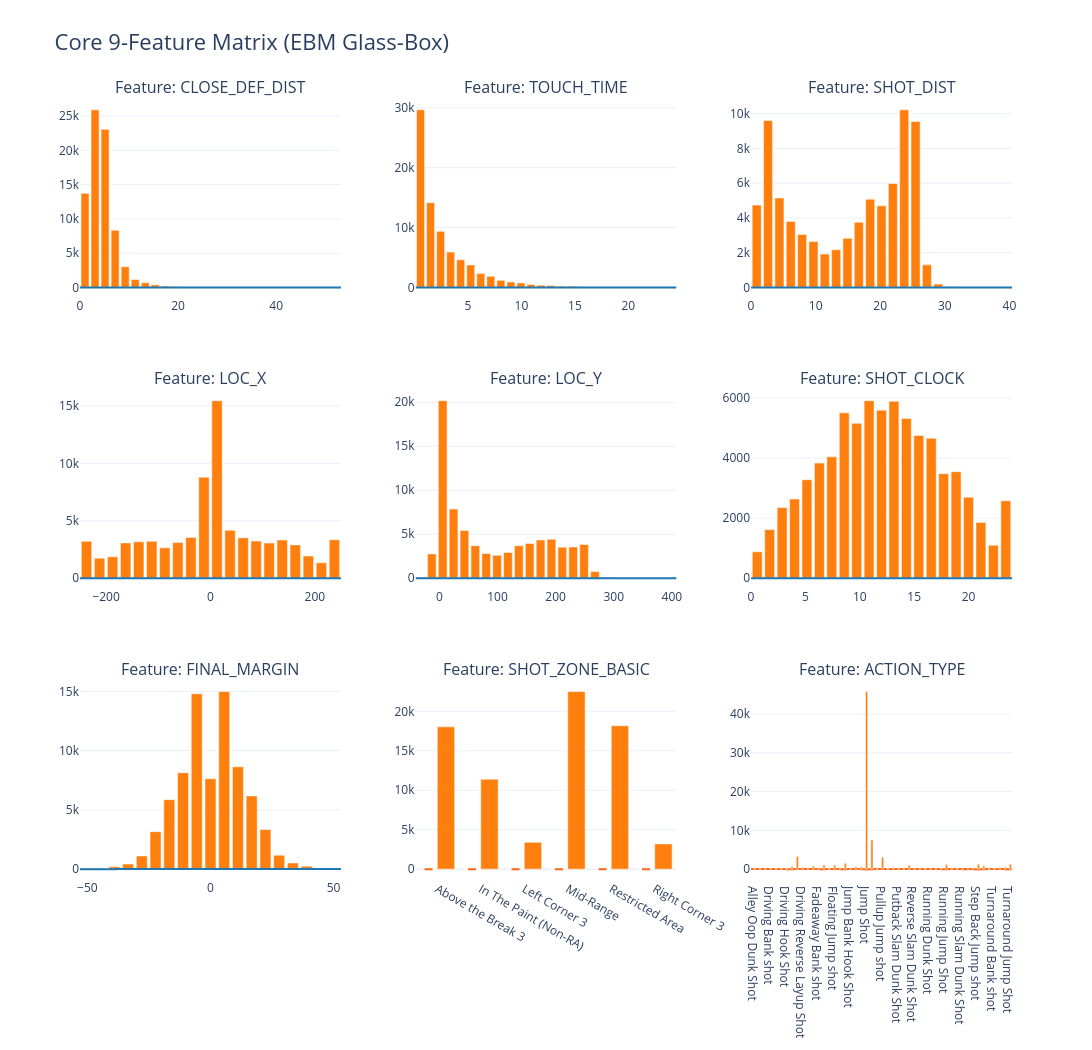

Write notebook code for a chart like this one.
### Code cell
from plotly.subplots import make_subplots
import plotly.graph_objects as go

my_selected_features = [
    'CLOSE_DEF_DIST', 'TOUCH_TIME',      'SHOT_DIST',
    'LOC_X',          'LOC_Y',           'SHOT_CLOCK',           
    'FINAL_MARGIN',   'SHOT_ZONE_BASIC', 'ACTION_TYPE'
]

rows, cols = 3, 3
fig_matrix = make_subplots(
    rows=rows, 
    cols=cols,
    subplot_titles=[f"Feature: {feat}" for feat in my_selected_features],
    horizontal_spacing=0.08,
    vertical_spacing=0.12
)

for idx, target_feat in enumerate(my_selected_features):
    current_row = (idx // cols) + 1
    current_col = (idx % cols) + 1
    
    try:
        feat_idx = feature_cols.index(target_feat)
        single_fig = ebm_global.visualize(feat_idx)
        
        for trace in single_fig.data:
            fig_matrix.add_trace(trace, row=current_row, col=current_col)
            
    except ValueError:
        print(f"Error: '{target_feat}' spelling does not match anything in feature_cols.")

fig_matrix.update_layout(
    title_text="Core 9-Feature Matrix (EBM Glass-Box)",
    title_font=dict(size=22),
    height=1050,
    width=1350,
    showlegend=False,
    template="plotly_white"
)

fig_matrix.show()

### Figure 1 — Plotly figure (JSON) as saved in the notebook; plotly's stock layout.template omitted (floating-point values rounded to 4 significant figures; data arrays with more than 128 entries replaced by an {"elided": "..."} marker saying what was removed)
{"data": [{"line": {"shape": "hv", "width": 0}, "marker": {"color": "#444"}, "mode": "lines", "name": "Lower Bound", "type": "scatter", "x": {"elided": "193 float values"}, "xaxis": "x", "y": {"elided": "193 float values"}, "yaxis": "y"}, {"fill": "tonexty", "fillcolor": "rgba(68, 68, 68, 0.15)", "line": {"color": "rgb(31, 119, 180)", "shape": "hv"}, "mode": "lines", "name": "Main", "type": "scatter", "x": {"elided": "193 float values"}, "xaxis": "x", "y": {"elided": "193 float values"}, "yaxis": "y"}, {"fill": "tonexty", "fillcolor": "rgba(68, 68, 68, 0.15)", "line": {"shape": "hv", "width": 0}, "marker": {"color": "#444"}, "mode": "lines", "name": "Upper Bound", "type": "scatter", "x": {"elided": "193 float values"}, "xaxis": "x", "y": {"elided": "193 float values"}, "yaxis": "y"}, {"hovertemplate": "(%{hovertext}): %{y}", "hovertext": ["0 - 2.05", "2.05 - 4.09", "4.09 - 6.14", "6.14 - 8.18", "8.18 - 10.2", "10.2 - 12.3", "12.3 - 14.3", "14.3 - 16.4", "16.4 - 18.4", "18.4 - 20.5", "20.5 - 22.5", "22.5 - 24.6", "24.6 - 26.6", "26.6 - 28.6", "28.6 - 30.7", "30.7 - 32.7", "32.7 - 34.8", "34.8 - 36.8", "36.8 - 38.9", "38.9 - 40.9", "40.9 - 43", "43 - 45", "45 - 47.1", "47.1 - 49.1", "49.1 - 51.2", "51.2 - 53.2"], "marker": {"color": "#ff7f0e"}, "name": "Distribution", "type": "bar", "x": [1.023, 3.069, 5.115, 7.162, 9.208, 11.25, 13.3, 15.35, 17.39, 19.44, 21.48, 23.53, 25.58, 27.62, 29.67, 31.72, 33.76, 35.81, 37.85, 39.9, 41.95, 43.99, 46.04, 48.08, 50.13, 52.18], "xaxis": "x", "y": [13741, 25904, 23068, 8347, 3021, 1172, 690, 391, 212, 91, 31, 13, 4, 4, 5, 3, 2, 4, 0, 1, 2, 2, 0, 2, 1, 2], "yaxis": "y"}, {"line": {"shape": "hv", "width": 0}, "marker": {"color": "#444"}, "mode": "lines", "name": "Lower Bound", "type": "scatter", "x": {"elided": "189 float values"}, "xaxis": "x2", "y": {"elided": "189 float values"}, "yaxis": "y2"}, {"fill": "tonexty", "fillcolor": "rgba(68, 68, 68, 0.15)", "line": {"color": "rgb(31, 119, 180)", "shape": "hv"}, "mode": "lines", "name": "Main", "type": "scatter", "x": {"elided": "189 float values"}, "xaxis": "x2", "y": {"elided": "189 float values"}, "yaxis": "y2"}, {"fill": "tonexty", "fillcolor": "rgba(68, 68, 68, 0.15)", "line": {"shape": "hv", "width": 0}, "marker": {"color": "#444"}, "mode": "lines", "name": "Upper Bound", "type": "scatter", "x": {"elided": "189 float values"}, "xaxis": "x2", "y": {"elided": "189 float values"}, "yaxis": "y2"}, {"hovertemplate": "(%{hovertext}): %{y}", "hovertext": ["0.1 - 1.04", "1.04 - 1.98", "1.98 - 2.92", "2.92 - 3.85", "3.85 - 4.79", "4.79 - 5.73", "5.73 - 6.67", "6.67 - 7.61", "7.61 - 8.55", "8.55 - 9.48", "9.48 - 10.4", "10.4 - 11.4", "11.4 - 12.3", "12.3 - 13.2", "13.2 - 14.2", "14.2 - 15.1", "15.1 - 16.1", "16.1 - 17", "17 - 17.9", "17.9 - 18.9", "18.9 - 19.8", "19.8 - 20.7", "20.7 - 21.7", "21.7 - 22.6", "22.6 - 23.6", "23.6 - 24.5"], "marker": {"color": "#ff7f0e"}, "name": "Distribution", "type": "bar", "x": [0.5692, 1.508, 2.446, 3.385, 4.323, 5.262, 6.2, 7.138, 8.077, 9.015, 9.954, 10.89, 11.83, 12.77, 13.71, 14.65, 15.58, 16.52, 17.46, 18.4, 19.34, 20.28, 21.22, 22.15, 23.09, 24.03], "xaxis": "x2", "y": [29645, 14158, 9368, 5905, 4614, 3763, 2313, 1858, 1193, 919, 762, 511, 381, 315, 208, 189, 130, 83, 100, 79, 76, 62, 30, 36, 10, 5], "yaxis": "y2"}, {"line": {"shape": "hv", "width": 0}, "marker": {"color": "#444"}, "mode": "lines", "name": "Lower Bound", "type": "scatter", "x": {"elided": "301 float values"}, "xaxis": "x3", "y": {"elided": "301 float values"}, "yaxis": "y3"}, {"fill": "tonexty", "fillcolor": "rgba(68, 68, 68, 0.15)", "line": {"color": "rgb(31, 119, 180)", "shape": "hv"}, "mode": "lines", "name": "Main", "type": "scatter", "x": {"elided": "301 float values"}, "xaxis": "x3", "y": {"elided": "301 float values"}, "yaxis": "y3"}, {"fill": "tonexty", "fillcolor": "rgba(68, 68, 68, 0.15)", "line": {"shape": "hv", "width": 0}, "marker": {"color": "#444"}, "mode": "lines", "name": "Upper Bound", "type": "scatter", "x": {"elided": "301 float values"}, "xaxis": "x3", "y": {"elided": "301 float values"}, "yaxis": "y3"}, {"hovertemplate": "(%{hovertext}): %{y}", "hovertext": ["0 - 1.76", "1.76 - 3.51", "3.51 - 5.27", "5.27 - 7.03", "7.03 - 8.78", "8.78 - 10.5", "10.5 - 12.3", "12.3 - 14.1", "14.1 - 15.8", "15.8 - 17.6", "17.6 - 19.3", "19.3 - 21.1", "21.1 - 22.8", "22.8 - 24.6", "24.6 - 26.3", "26.3 - 28.1", "28.1 - 29.9", "29.9 - 31.6", "31.6 - 33.4", "33.4 - 35.1", "35.1 - 36.9", "36.9 - 38.6", "38.6 - 40.4"], "marker": {"color": "#ff7f0e"}, "name": "Distribution", "type": "bar", "x": [0.8783, 2.635, 4.391, 6.148, 7.904, 9.661, 11.42, 13.17, 14.93, 16.69, 18.44, 20.2, 21.96, 23.71, 25.47, 27.23, 28.98, 30.74, 32.5, 34.25, 36.01, 37.77, 39.52], "xaxis": "x3", "y": [4738, 9601, 5152, 3797, 3052, 2637, 1919, 2165, 2829, 3755, 5081, 4695, 5983, 10216, 9544, 1300, 193, 36, 6, 6, 3, 2, 3], "yaxis": "y3"}, {"line": {"shape": "hv", "width": 0}, "marker": {"color": "#444"}, "mode": "lines", "name": "Lower Bound", "type": "scatter", "x": {"elided": "412 float values"}, "xaxis": "x4", "y": {"elided": "412 float values"}, "yaxis": "y4"}, {"fill": "tonexty", "fillcolor": "rgba(68, 68, 68, 0.15)", "line": {"color": "rgb(31, 119, 180)", "shape": "hv"}, "mode": "lines", "name": "Main", "type": "scatter", "x": {"elided": "412 float values"}, "xaxis": "x4", "y": {"elided": "412 float values"}, "yaxis": "y4"}, {"fill": "tonexty", "fillcolor": "rgba(68, 68, 68, 0.15)", "line": {"shape": "hv", "width": 0}, "marker": {"color": "#444"}, "mode": "lines", "name": "Upper Bound", "type": "scatter", "x": {"elided": "412 float values"}, "xaxis": "x4", "y": {"elided": "412 float values"}, "yaxis": "y4"}, {"hovertemplate": "(%{hovertext}): %{y}", "hovertext": ["-250 - -225", "-225 - -200", "-200 - -175", "-175 - -150", "-150 - -125", "-125 - -100", "-100 - -75", "-75 - -50", "-50 - -25", "-25 - 0", "0 - 25", "25 - 50", "50 - 75", "75 - 100", "100 - 125", "125 - 150", "150 - 175", "175 - 200", "200 - 225", "225 - 250"], "marker": {"color": "#ff7f0e"}, "name": "Distribution", "type": "bar", "x": [-237.5, -212.5, -187.5, -162.5, -137.5, -112.5, -87.5, -62.5, -37.5, -12.5, 12.5, 37.5, 62.5, 87.5, 112.5, 137.5, 162.5, 187.5, 212.5, 237.5], "xaxis": "x4", "y": [3220, 1750, 1864, 3080, 3168, 3213, 2647, 3107, 3551, 8792, 15446, 4177, 3522, 3243, 3064, 3328, 2905, 1937, 1348, 3351], "yaxis": "y4"}, {"line": {"shape": "hv", "width": 0}, "marker": {"color": "#444"}, "mode": "lines", "name": "Lower Bound", "type": "scatter", "x": {"elided": "275 float values"}, "xaxis": "x5", "y": {"elided": "275 float values"}, "yaxis": "y5"}, {"fill": "tonexty", "fillcolor": "rgba(68, 68, 68, 0.15)", "line": {"color": "rgb(31, 119, 180)", "shape": "hv"}, "mode": "lines", "name": "Main", "type": "scatter", "x": {"elided": "275 float values"}, "xaxis": "x5", "y": {"elided": "275 float values"}, "yaxis": "y5"}, {"fill": "tonexty", "fillcolor": "rgba(68, 68, 68, 0.15)", "line": {"shape": "hv", "width": 0}, "marker": {"color": "#444"}, "mode": "lines", "name": "Upper Bound", "type": "scatter", "x": {"elided": "275 float values"}, "xaxis": "x5", "y": {"elided": "275 float values"}, "yaxis": "y5"}, {"hovertemplate": "(%{hovertext}): %{y}", "hovertext": ["-41 - -22.3", "-22.3 - -3.58", "-3.58 - 15.1", "15.1 - 33.8", "33.8 - 52.5", "52.5 - 71.2", "71.2 - 90", "90 - 109", "109 - 127", "127 - 146", "146 - 165", "165 - 184", "184 - 202", "202 - 221", "221 - 240", "240 - 258", "258 - 277", "277 - 296", "296 - 314", "314 - 333", "333 - 352", "352 - 371", "371 - 389", "389 - 408"], "marker": {"color": "#ff7f0e"}, "name": "Distribution", "type": "bar", "x": [-31.65, -12.94, 5.771, 24.48, 43.19, 61.9, 80.6, 99.31, 118.0, 136.7, 155.4, 174.1, 192.9, 211.6, 230.3, 249.0, 267.7, 286.4, 305.1, 323.8, 342.5, 361.2, 379.9, 398.6], "xaxis": "x5", "y": [126, 2770, 20177, 7880, 5438, 3710, 2816, 2605, 2928, 3712, 3962, 4351, 4446, 3523, 3562, 3836, 772, 70, 16, 5, 3, 3, 1, 1], "yaxis": "y5"}, {"line": {"shape": "hv", "width": 0}, "marker": {"color": "#444"}, "mode": "lines", "name": "Lower Bound", "type": "scatter", "x": {"elided": "241 float values"}, "xaxis": "x6", "y": {"elided": "241 float values"}, "yaxis": "y6"}, {"fill": "tonexty", "fillcolor": "rgba(68, 68, 68, 0.15)", "line": {"color": "rgb(31, 119, 180)", "shape": "hv"}, "mode": "lines", "name": "Main", "type": "scatter", "x": {"elided": "241 float values"}, "xaxis": "x6", "y": {"elided": "241 float values"}, "yaxis": "y6"}, {"fill": "tonexty", "fillcolor": "rgba(68, 68, 68, 0.15)", "line": {"shape": "hv", "width": 0}, "marker": {"color": "#444"}, "mode": "lines", "name": "Upper Bound", "type": "scatter", "x": {"elided": "241 float values"}, "xaxis": "x6", "y": {"elided": "241 float values"}, "yaxis": "y6"}, {"hovertemplate": "(%{hovertext}): %{y}", "hovertext": ["0 - 1.14", "1.14 - 2.29", "2.29 - 3.43", "3.43 - 4.57", "4.57 - 5.71", "5.71 - 6.86", "6.86 - 8", "8 - 9.14", "9.14 - 10.3", "10.3 - 11.4", "11.4 - 12.6", "12.6 - 13.7", "13.7 - 14.9", "14.9 - 16", "16 - 17.1", "17.1 - 18.3", "18.3 - 19.4", "19.4 - 20.6", "20.6 - 21.7", "21.7 - 22.9", "22.9 - 24"], "marker": {"color": "#ff7f0e"}, "name": "Distribution", "type": "bar", "x": [0.5714, 1.714, 2.857, 4, 5.143, 6.286, 7.429, 8.571, 9.714, 10.86, 12, 13.14, 14.29, 15.43, 16.57, 17.71, 18.86, 20, 21.14, 22.29, 23.43], "xaxis": "x6", "y": [881, 1620, 2352, 2636, 3280, 3835, 4044, 5508, 5158, 5911, 5596, 5892, 5320, 4754, 4663, 3482, 3550, 2698, 1855, 1098, 2580], "yaxis": "y6"}, {"line": {"shape": "hv", "width": 0}, "marker": {"color": "#444"}, "mode": "lines", "name": "Lower Bound", "type": "scatter", "x": [-53, -50.5, -45.5, -42.5, -39.5, -38.5, -37.5, -36.5, -35.5, -34.5, -33.5, -32.5, -31.5, -30.5, -29.5, -28.5, -27.5, -26.5, -25.5, -24.5, -23.5, -22.5, -21.5, -20.5, -19.5, -18.5, -17.5, -16.5, -15.5, -14.5, -13.5, -12.5, -11.5, -10.5, -9.5, -8.5, -7.5, -6.5, -5.5, -4.5, -3.5, -2.5, -1.5, 0, 1.5, 2.5, 3.5, 4.5, 5.5, 6.5, 7.5, 8.5, 9.5, 10.5, 11.5, 12.5, 13.5, 14.5, 15.5, 16.5, 17.5, 18.5, 19.5, 20.5, 21.5, 22.5, 23.5, 24.5, 25.5, 26.5, 27.5, 28.5, 29.5, 30.5, 31.5, 32.5, 33.5, 34.5, 35.5, 36.5, 37.5, 38.5, 39.5, 41, 42.5, 45.5, 50.5, 53], "xaxis": "x7", "y": [-0.7892, -0.7239, -0.7087, -0.701, -0.5925, -0.3127, -0.306, -0.276, -0.2707, -0.2668, -0.3377, -0.3366, -0.3347, -0.3326, -0.331, -0.3262, -0.3257, -0.3217, -0.3183, -0.2497, -0.2464, -0.238, -0.2311, -0.2203, -0.1831, -0.1649, -0.1606, -0.1554, -0.1523, -0.1478, -0.1432, -0.1394, -0.127, -0.09147, -0.0842, -0.07537, -0.06179, -0.05912, -0.05723, -0.04595, -0.04491, -0.04332, 0.03337, 0.03726, 0.03957, 0.04217, 0.04606, 0.04925, 0.05269, 0.07611, 0.07834, 0.08392, 0.086, 0.09368, 0.09436, 0.1002, 0.1018, 0.104, 0.1066, 0.1096, 0.1163, 0.126, 0.1297, 0.1322, 0.1348, 0.1384, 0.1606, 0.1659, 0.1689, 0.1746, 0.1964, 0.2567, 0.2633, 0.2671, 0.2694, 0.2722, 0.2745, 0.2742, 0.2351, 0.239, 0.2439, 0.2466, 0.2523, 0.2606, 0.2651, 0.2948, 0.3862, 0.3862], "yaxis": "y7"}, {"fill": "tonexty", "fillcolor": "rgba(68, 68, 68, 0.15)", "line": {"color": "rgb(31, 119, 180)", "shape": "hv"}, "mode": "lines", "name": "Main", "type": "scatter", "x": [-53, -50.5, -45.5, -42.5, -39.5, -38.5, -37.5, -36.5, -35.5, -34.5, -33.5, -32.5, -31.5, -30.5, -29.5, -28.5, -27.5, -26.5, -25.5, -24.5, -23.5, -22.5, -21.5, -20.5, -19.5, -18.5, -17.5, -16.5, -15.5, -14.5, -13.5, -12.5, -11.5, -10.5, -9.5, -8.5, -7.5, -6.5, -5.5, -4.5, -3.5, -2.5, -1.5, 0, 1.5, 2.5, 3.5, 4.5, 5.5, 6.5, 7.5, 8.5, 9.5, 10.5, 11.5, 12.5, 13.5, 14.5, 15.5, 16.5, 17.5, 18.5, 19.5, 20.5, 21.5, 22.5, 23.5, 24.5, 25.5, 26.5, 27.5, 28.5, 29.5, 30.5, 31.5, 32.5, 33.5, 34.5, 35.5, 36.5, 37.5, 38.5, 39.5, 41, 42.5, 45.5, 50.5, 53], "xaxis": "x7", "y": [-0.6728, -0.6398, -0.6272, -0.6208, -0.4978, -0.2629, -0.2558, -0.2255, -0.2209, -0.2185, -0.314, -0.3109, -0.3087, -0.3073, -0.3055, -0.3016, -0.3036, -0.3009, -0.298, -0.2278, -0.2249, -0.2194, -0.2078, -0.1963, -0.1632, -0.1537, -0.1495, -0.1462, -0.1435, -0.1392, -0.1352, -0.1317, -0.1087, -0.08218, -0.07528, -0.06667, -0.05452, -0.05162, -0.05012, -0.03608, -0.03436, -0.03241, 0.03937, 0.04366, 0.04545, 0.04868, 0.05188, 0.05698, 0.06019, 0.08427, 0.08669, 0.09136, 0.09362, 0.09922, 0.1014, 0.1064, 0.1078, 0.1108, 0.1132, 0.1222, 0.1269, 0.1407, 0.1446, 0.1481, 0.1502, 0.1533, 0.1804, 0.1871, 0.1907, 0.1956, 0.2215, 0.2855, 0.2908, 0.2945, 0.2975, 0.3005, 0.3052, 0.307, 0.2672, 0.2717, 0.2754, 0.2784, 0.2853, 0.2954, 0.3006, 0.3627, 0.5286, 0.5286], "yaxis": "y7"}, {"fill": "tonexty", "fillcolor": "rgba(68, 68, 68, 0.15)", "line": {"shape": "hv", "width": 0}, "marker": {"color": "#444"}, "mode": "lines", "name": "Upper Bound", "type": "scatter", "x": [-53, -50.5, -45.5, -42.5, -39.5, -38.5, -37.5, -36.5, -35.5, -34.5, -33.5, -32.5, -31.5, -30.5, -29.5, -28.5, -27.5, -26.5, -25.5, -24.5, -23.5, -22.5, -21.5, -20.5, -19.5, -18.5, -17.5, -16.5, -15.5, -14.5, -13.5, -12.5, -11.5, -10.5, -9.5, -8.5, -7.5, -6.5, -5.5, -4.5, -3.5, -2.5, -1.5, 0, 1.5, 2.5, 3.5, 4.5, 5.5, 6.5, 7.5, 8.5, 9.5, 10.5, 11.5, 12.5, 13.5, 14.5, 15.5, 16.5, 17.5, 18.5, 19.5, 20.5, 21.5, 22.5, 23.5, 24.5, 25.5, 26.5, 27.5, 28.5, 29.5, 30.5, 31.5, 32.5, 33.5, 34.5, 35.5, 36.5, 37.5, 38.5, 39.5, 41, 42.5, 45.5, 50.5, 53], "xaxis": "x7", "y": [-0.5565, -0.5557, -0.5458, -0.5406, -0.403, -0.2131, -0.2057, -0.1751, -0.171, -0.1703, -0.2902, -0.2851, -0.2828, -0.282, -0.28, -0.2769, -0.2815, -0.2801, -0.2777, -0.2058, -0.2035, -0.2008, -0.1846, -0.1723, -0.1432, -0.1424, -0.1385, -0.137, -0.1348, -0.1306, -0.1273, -0.1241, -0.09039, -0.07289, -0.06635, -0.05797, -0.04725, -0.04412, -0.04302, -0.02621, -0.02381, -0.02151, 0.04536, 0.05006, 0.05134, 0.05519, 0.0577, 0.0647, 0.0677, 0.09244, 0.09504, 0.0988, 0.1012, 0.1048, 0.1085, 0.1126, 0.1138, 0.1176, 0.1198, 0.1348, 0.1375, 0.1554, 0.1596, 0.1639, 0.1655, 0.1682, 0.2002, 0.2083, 0.2125, 0.2165, 0.2466, 0.3144, 0.3183, 0.322, 0.3257, 0.3288, 0.336, 0.3397, 0.2993, 0.3044, 0.3069, 0.3101, 0.3183, 0.3302, 0.3361, 0.4306, 0.671, 0.671], "yaxis": "y7"}, {"hovertemplate": "(%{hovertext}): %{y}", "hovertext": ["-53 - -47.4", "-47.4 - -41.8", "-41.8 - -36.3", "-36.3 - -30.7", "-30.7 - -25.1", "-25.1 - -19.5", "-19.5 - -13.9", "-13.9 - -8.37", "-8.37 - -2.79", "-2.79 - 2.79", "2.79 - 8.37", "8.37 - 13.9", "13.9 - 19.5", "19.5 - 25.1", "25.1 - 30.7", "30.7 - 36.3", "36.3 - 41.8", "41.8 - 47.4", "47.4 - 53"], "marker": {"color": "#ff7f0e"}, "name": "Distribution", "type": "bar", "x": [-50.21, -44.63, -39.05, -33.47, -27.89, -22.32, -16.74, -11.16, -5.579, 0, 5.579, 11.16, 16.74, 22.32, 27.89, 33.47, 39.05, 44.63, 50.21], "xaxis": "x7", "y": [70, 63, 210, 426, 1109, 3164, 5865, 8138, 14792, 7628, 14990, 8634, 6182, 3338, 1172, 518, 252, 82, 80], "yaxis": "y7"}, {"error_y": {"array": [0.02077, 0.01592, 0.02962, 0.01454, 0.01007, 0.01678], "color": "#ff6614", "type": "data", "visible": true}, "type": "bar", "x": ["Above the Break 3", "In The Paint (Non-RA)", "Left Corner 3", "Mid-Range", "Restricted Area", "Right Corner 3"], "xaxis": "x8", "y": [-0.000208, 0.03699, -0.02224, -0.05318, 0.03363, 0.07609], "yaxis": "y8"}, {"hovertemplate": "(%{hovertext}): %{y}", "hovertext": ["Above the Break 3", "In The Paint (Non-RA)", "Left Corner 3", "Mid-Range", "Restricted Area", "Right Corner 3"], "marker": {"color": "#ff7f0e"}, "name": "Distribution", "type": "bar", "x": ["Above the Break 3", "In The Paint (Non-RA)", "Left Corner 3", "Mid-Range", "Restricted Area", "Right Corner 3"], "xaxis": "x8", "y": [18033, 11394, 3394, 22513, 18178, 3201], "yaxis": "y8"}, {"error_y": {"array": [0.08193, 0.06423, 0.2809, 0.07639, 0.2459, 0.08176, 0.07695, 0.04148, 0.02665, 0.02949, 0.3996, 0.06253, 0.138, 0.01404, 0.1047, 0.03434, 0.1705, 0.01908, 0.3942, 0.02591, 0.04842, 0.004829, 0.01741, 0.1334, 0.01819, 0.1636, 0.05343, 0.1702, 0.187, 0.03283, 0.3844, 0.2259, 0.05648, 0.8273, 0.9961, 0.0492, 0.03139, 0.02976, 0.1849, 0.1912, 0.1833, 0.1359, 0.02466, 0.0512, 0.2038, 0.07144, 0.03705, 0.03008, 0.02318], "color": "#ff6614", "type": "data", "visible": true}, "type": "bar", "x": ["Alley Oop Dunk Shot", "Alley Oop Layup shot", "Driving Bank Hook Shot", "Driving Bank shot", "Driving Dunk Shot", "Driving Finger Roll Layup Shot", "Driving Hook Shot", "Driving Jump shot", "Driving Layup Shot", "Driving Reverse Layup Shot", "Driving Slam Dunk Shot", "Dunk Shot", "Fadeaway Bank shot", "Fadeaway Jump Shot", "Finger Roll Layup Shot", "Floating Jump shot", "Hook Bank Shot", "Hook Shot", "Jump Bank Hook Shot", "Jump Bank Shot", "Jump Hook Shot", "Jump Shot", "Layup Shot", "Pullup Bank shot", "Pullup Jump shot", "Putback Dunk Shot", "Putback Layup Shot", "Putback Slam Dunk Shot", "Reverse Dunk Shot", "Reverse Layup Shot", "Reverse Slam Dunk Shot", "Running Bank Hook Shot", "Running Bank shot", "Running Dunk Shot", "Running Finger Roll Layup Shot", "Running Hook Shot", "Running Jump Shot", "Running Layup Shot", "Running Reverse Layup Shot", "Running Slam Dunk Shot", "Running Tip Shot", "Slam Dunk Shot", "Step Back Jump shot", "Tip Shot", "Turnaround Bank Hook Shot", "Turnaround Bank shot", "Turnaround Fadeaway shot", "Turnaround Hook Shot", "Turnaround Jump Shot"], "xaxis": "x9", "y": [2.196, 0.8666, 2.363, 1.98, 2.749, 1.955, 0.8762, 0.4303, 1.343, 1.066, 3.653, 2.086, 2.014, 0.4705, 1.063, 0.8952, 1.672, 0.4218, 2.194, 1.046, 1.004, -0.535, 0.2451, 1.27, 0.6734, 2.211, 1.602, 5.297, 1.753, 0.6436, 1.877, 2.202, 1.483, 3.102, 3.418, 0.9343, 0.4139, 1.121, 1.19, 4.35, 0.7295, 4.025, 0.4782, 0.1198, 2.984, 1.668, 0.6474, 0.8351, 0.3765], "yaxis": "y9"}, {"hovertemplate": "(%{hovertext}): %{y}", "hovertext": ["Alley Oop Dunk Shot", "Alley Oop Layup shot", "Driving Bank Hook Shot", "Driving Bank shot", "Driving Dunk Shot", "Driving Finger Roll Layup Shot", "Driving Hook Shot", "Driving Jump shot", "Driving Layup Shot", "Driving Reverse Layup Shot", "Driving Slam Dunk Shot", "Dunk Shot", "Fadeaway Bank shot", "Fadeaway Jump Shot", "Finger Roll Layup Shot", "Floating Jump shot", "Hook Bank Shot", "Hook Shot", "Jump Bank Hook Shot", "Jump Bank Shot", "Jump Hook Shot", "Jump Shot", "Layup Shot", "Pullup Bank shot", "Pullup Jump shot", "Putback Dunk Shot", "Putback Layup Shot", "Putback Slam Dunk Shot", "Reverse Dunk Shot", "Reverse Layup Shot", "Reverse Slam Dunk Shot", "Running Bank Hook Shot", "Running Bank shot", "Running Dunk Shot", "Running Finger Roll Layup Shot", "Running Hook Shot", "Running Jump Shot", "Running Layup Shot", "Running Reverse Layup Shot", "Running Slam Dunk Shot", "Running Tip Shot", "Slam Dunk Shot", "Step Back Jump shot", "Tip Shot", "Turnaround Bank Hook Shot", "Turnaround Bank shot", "Turnaround Fadeaway shot", "Turnaround Hook Shot", "Turnaround Jump Shot"], "marker": {"color": "#ff7f0e"}, "name": "Distribution", "type": "bar", "x": ["Alley Oop Dunk Shot", "Alley Oop Layup shot", "Driving Bank Hook Shot", "Driving Bank shot", "Driving Dunk Shot", "Driving Finger Roll Layup Shot", "Driving Hook Shot", "Driving Jump shot", "Driving Layup Shot", "Driving Reverse Layup Shot", "Driving Slam Dunk Shot", "Dunk Shot", "Fadeaway Bank shot", "Fadeaway Jump Shot", "Finger Roll Layup Shot", "Floating Jump shot", "Hook Bank Shot", "Hook Shot", "Jump Bank Hook Shot", "Jump Bank Shot", "Jump Hook Shot", "Jump Shot", "Layup Shot", "Pullup Bank shot", "Pullup Jump shot", "Putback Dunk Shot", "Putback Layup Shot", "Putback Slam Dunk Shot", "Reverse Dunk Shot", "Reverse Layup Shot", "Reverse Slam Dunk Shot", "Running Bank Hook Shot", "Running Bank shot", "Running Dunk Shot", "Running Finger Roll Layup Shot", "Running Hook Shot", "Running Jump Shot", "Running Layup Shot", "Running Reverse Layup Shot", "Running Slam Dunk Shot", "Running Tip Shot", "Slam Dunk Shot", "Step Back Jump shot", "Tip Shot", "Turnaround Bank Hook Shot", "Turnaround Bank shot", "Turnaround Fadeaway shot", "Turnaround Hook Shot", "Turnaround Jump Shot"], "xaxis": "x9", "y": [357, 212, 16, 155, 96, 185, 149, 614, 3267, 514, 53, 826, 44, 1063, 66, 1035, 42, 1491, 14, 621, 572, 45806, 7498, 49, 3047, 164, 411, 46, 51, 1020, 10, 12, 319, 26, 29, 262, 1164, 393, 69, 24, 13, 375, 1272, 872, 45, 125, 475, 500, 1244], "yaxis": "y9"}], "layout": {"annotations": [{"font": {"size": 16}, "showarrow": false, "text": "Feature: CLOSE_DEF_DIST", "x": 0.14, "xanchor": "center", "xref": "paper", "y": 1, "yanchor": "bottom", "yref": "paper"}, {"font": {"size": 16}, "showarrow": false, "text": "Feature: TOUCH_TIME", "x": 0.5, "xanchor": "center", "xref": "paper", "y": 1, "yanchor": "bottom", "yref": "paper"}, {"font": {"size": 16}, "showarrow": false, "text": "Feature: SHOT_DIST", "x": 0.86, "xanchor": "center", "xref": "paper", "y": 1, "yanchor": "bottom", "yref": "paper"}, {"font": {"size": 16}, "showarrow": false, "text": "Feature: LOC_X", "x": 0.14, "xanchor": "center", "xref": "paper", "y": 0.6267, "yanchor": "bottom", "yref": "paper"}, {"font": {"size": 16}, "showarrow": false, "text": "Feature: LOC_Y", "x": 0.5, "xanchor": "center", "xref": "paper", "y": 0.6267, "yanchor": "bottom", "yref": "paper"}, {"font": {"size": 16}, "showarrow": false, "text": "Feature: SHOT_CLOCK", "x": 0.86, "xanchor": "center", "xref": "paper", "y": 0.6267, "yanchor": "bottom", "yref": "paper"}, {"font": {"size": 16}, "showarrow": false, "text": "Feature: FINAL_MARGIN", "x": 0.14, "xanchor": "center", "xref": "paper", "y": 0.2533, "yanchor": "bottom", "yref": "paper"}, {"font": {"size": 16}, "showarrow": false, "text": "Feature: SHOT_ZONE_BASIC", "x": 0.5, "xanchor": "center", "xref": "paper", "y": 0.2533, "yanchor": "bottom", "yref": "paper"}, {"font": {"size": 16}, "showarrow": false, "text": "Feature: ACTION_TYPE", "x": 0.86, "xanchor": "center", "xref": "paper", "y": 0.2533, "yanchor": "bottom", "yref": "paper"}], "height": 1050, "showlegend": false, "title": {"font": {"size": 22}, "text": "Core 9-Feature Matrix (EBM Glass-Box)"}, "width": 1350, "xaxis": {"anchor": "y", "domain": [0, 0.28]}, "xaxis2": {"anchor": "y2", "domain": [0.36, 0.64]}, "xaxis3": {"anchor": "y3", "domain": [0.72, 1]}, "xaxis4": {"anchor": "y4", "domain": [0, 0.28]}, "xaxis5": {"anchor": "y5", "domain": [0.36, 0.64]}, "xaxis6": {"anchor": "y6", "domain": [0.72, 1]}, "xaxis7": {"anchor": "y7", "domain": [0, 0.28]}, "xaxis8": {"anchor": "y8", "domain": [0.36, 0.64]}, "xaxis9": {"anchor": "y9", "domain": [0.72, 1]}, "yaxis": {"anchor": "x", "domain": [0.7467, 1]}, "yaxis2": {"anchor": "x2", "domain": [0.7467, 1]}, "yaxis3": {"anchor": "x3", "domain": [0.7467, 1]}, "yaxis4": {"anchor": "x4", "domain": [0.3733, 0.6267]}, "yaxis5": {"anchor": "x5", "domain": [0.3733, 0.6267]}, "yaxis6": {"anchor": "x6", "domain": [0.3733, 0.6267]}, "yaxis7": {"anchor": "x7", "domain": [0, 0.2533]}, "yaxis8": {"anchor": "x8", "domain": [0, 0.2533]}, "yaxis9": {"anchor": "x9", "domain": [0, 0.2533]}}}
